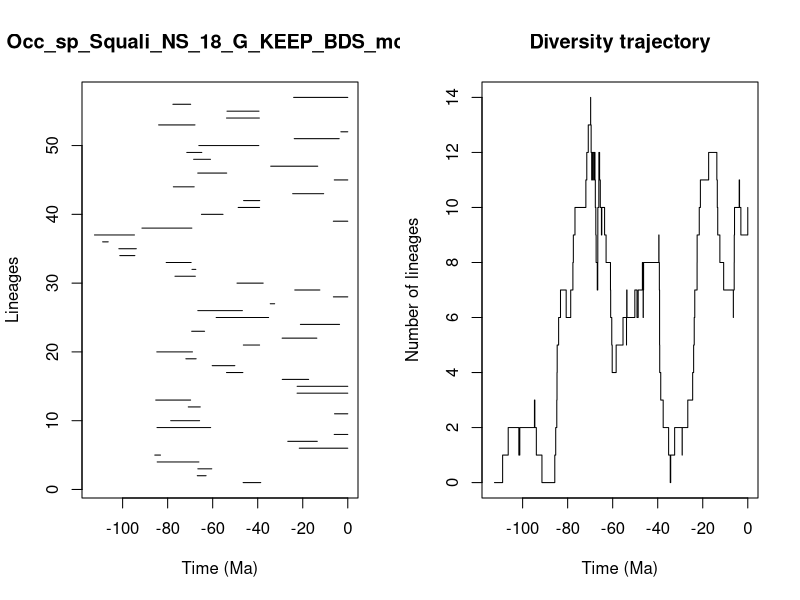

The R source for this figure:


pdf(file='../Results/Species_NS/5_MA_bins_EXT_EP_FT/pyrate_mcmc_logs/Occ_sp_Squali_NS_18_G_KEEP_BDS_mcmc_LTT.pdf',width=0.6*20, height=0.6*10)
title = "Occ_sp_Squali_NS_18_G_KEEP_BDS_mcmc"
ts=c(46.484258467927965, 66.84850977428363,66.59327391559734,84.6512426500234,85.71214793125142,21.550611214036444,26.64530776325166,6.034539662914308,84.72686596893554,78.64388793822658,5.884174943157148,70.84495934357832,85.30140220047706,22.514766569260235,22.491905595685495,29.101592010105254,53.863247793068126,60.21426512336058,71.910025654503,84.82349982253751,46.385403544089364,29.15851393829995,69.32802393121388,21.04685298902658,58.45950262975272,66.60612802139204,34.43161854655663,6.393489527070694,23.544112883771287,49.202308690029824,76.74622066386705,69.19363804258764,80.65586108000328,101.25236595426097,101.67602897904374,108.88063115950236,112.50081530007587,91.41689117445803,6.421684712945898,64.99652500730248,48.679683843513835,46.2706788914849,24.478038096730106,77.47168254745749,6.001899273053942,66.6350114722393,34.23050634850622,68.46182976315038,71.49864847565742,66.15193598039532,23.78425232406297,3.068272850035302,84.00973247874862,53.85414087692474,53.64046248614038,77.6715127844577,24.047575751203613)
te=c(38.65572531433096, 62.931953094751634,60.406849942814766,66.12493062608762,83.17843026356219,0.0,13.539196076351244,0.0,60.89576011085653,65.80691864261094,0.0,65.50051051018012,69.7979420171678,0.0,0.0,17.379891093278555,46.591932722533684,50.16170391014128,67.35657049656226,68.98282670628603,39.167694301268774,13.740198764124536,63.59649996272137,3.6554636019614426,35.1571387406843,46.80643767531272,32.48174992667231,0.0,12.393966620540443,37.572550954750014,67.71176486683106,67.48894732857701,69.56754872420287,94.5653568505377,93.90806404597775,106.4009499576412,94.75053320197723,69.25245437973985,0.0,55.41341984911858,39.16903008729402,39.10746471784124,10.708860835194816,68.21881961755061,0.0,53.77099368738647,13.344472473903794,60.98031053397689,64.83227955856661,39.52011854361806,3.813925554129161,0.0,67.86217369728493,39.27168021219876,39.43833560468945,69.7779792643343,0.0)
div_traj=c(0, 1,2,1,2,3,2,1,0,1,2,3,4,5,6,7,6,7,8,9,10,11,12,13,14,13,12,11,12,11,12,11,12,11,10,9,8,7,8,9,10,11,12,11,10,9,10,9,8,7,6,5,4,5,6,5,6,7,6,7,6,7,8,7,6,7,8,9,8,7,6,5,4,3,2,1,0,1,2,1,2,3,4,5,6,7,8,9,10,11,12,11,10,9,8,7,6,7,8,9,10,11,10,9,10)
time_events=c(112.50081530007587, 108.88063115950236,106.4009499576412,101.67602897904374,101.25236595426097,94.75053320197723,94.5653568505377,93.90806404597775,91.41689117445803,85.71214793125142,85.30140220047706,84.82349982253751,84.72686596893554,84.6512426500234,84.00973247874862,83.17843026356219,80.65586108000328,78.64388793822658,77.6715127844577,77.47168254745749,76.74622066386705,71.910025654503,71.49864847565742,70.84495934357832,69.7979420171678,69.7779792643343,69.56754872420287,69.32802393121388,69.25245437973985,69.19363804258764,68.98282670628603,68.46182976315038,68.21881961755061,67.86217369728493,67.71176486683106,67.48894732857701,67.35657049656226,66.84850977428363,66.6350114722393,66.60612802139204,66.59327391559734,66.15193598039532,66.12493062608762,65.80691864261094,65.50051051018012,64.99652500730248,64.83227955856661,63.59649996272137,62.931953094751634,60.98031053397689,60.89576011085653,60.406849942814766,60.21426512336058,58.45950262975272,55.41341984911858,53.863247793068126,53.85414087692474,53.77099368738647,53.64046248614038,50.16170391014128,49.202308690029824,48.679683843513835,46.80643767531272,46.591932722533684,46.484258467927965,46.385403544089364,46.2706788914849,39.52011854361806,39.43833560468945,39.27168021219876,39.16903008729402,39.167694301268774,39.10746471784124,38.65572531433096,37.572550954750014,35.1571387406843,34.43161854655663,34.23050634850622,32.48174992667231,29.15851393829995,29.101592010105254,26.64530776325166,24.478038096730106,24.047575751203613,23.78425232406297,23.544112883771287,22.514766569260235,22.491905595685495,21.550611214036444,21.04685298902658,17.379891093278555,13.740198764124536,13.539196076351244,13.344472473903794,12.393966620540443,10.708860835194816,6.421684712945898,6.393489527070694,6.034539662914308,6.001899273053942,5.884174943157148,3.813925554129161,3.6554636019614426,3.068272850035302,0.0)
                par(mfrow=c(1,2))
                L = length(ts)
                plot(ts, 1:L , xlim=c(-max(ts)-1,0), pch=20, type="n", main=title,xlab="Time (Ma)",ylab="Lineages")
                for (i in 1:L){segments(x0=-te[i],y0=i,x1=-ts[i],y1=i)}    
                t = -time_events
                plot(div_traj ~ t,type="s", main = "Diversity trajectory",xlab="Time (Ma)",ylab="Number of lineages",xlim=c(-max(ts)-1,0))
                abline(v=c(65,200,251,367,445),lty=2,col="gray")
                
